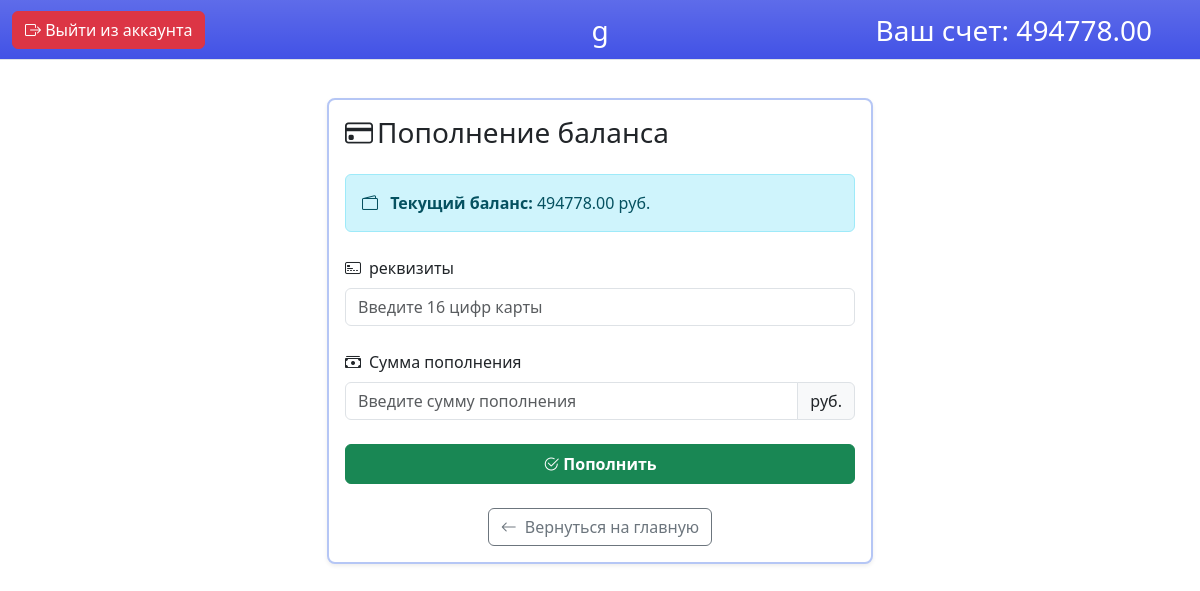
Before: /student/top_up/ (signed in) with the older database file.
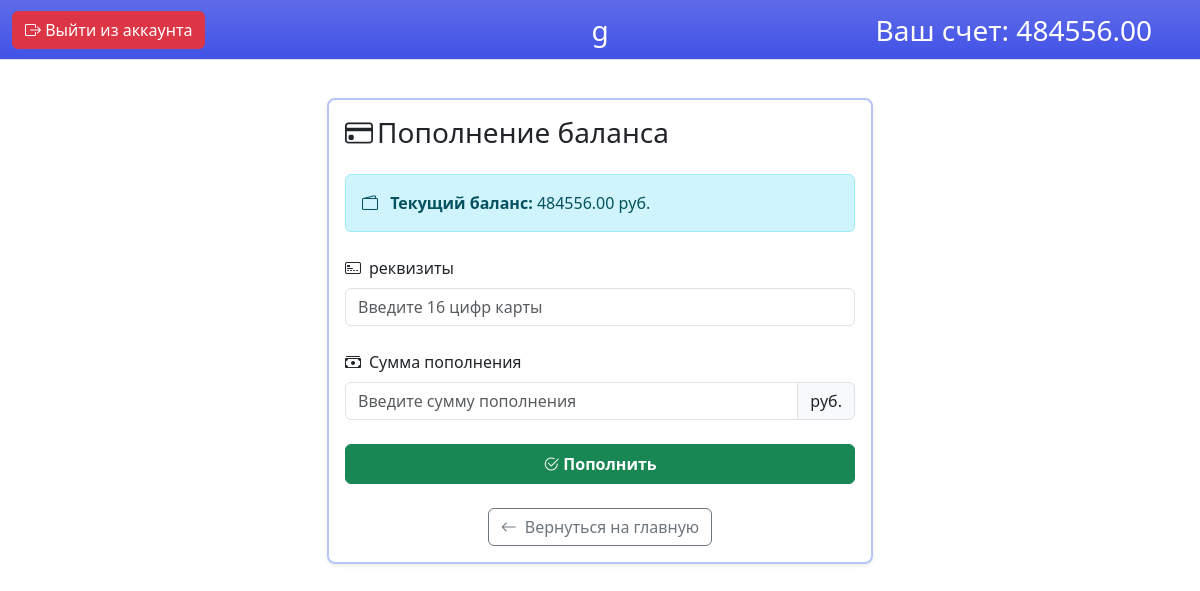
After: the same page with the newer database file.
### main/models.py (models this page shows, shortened)
class User(AbstractBaseUser, PermissionsMixin):
    name = models.CharField(max_length=255, verbose_name="ФИО пользователя")
    login = models.CharField(max_length=100, unique=True)
    role = models.ForeignKey(Role, on_delete=models.PROTECT, related_name="users", default=1)
    is_active = models.BooleanField(default=True)
    is_staff = models.BooleanField(default=False)
    USERNAME_FIELD = 'login'
    REQUIRED_FIELDS = ['name']
    objects = CustomUserManager()

### student/models.py (models this page shows, shortened)
class Student(models.Model):
    user = models.OneToOneField('main.User', on_delete=models.CASCADE, related_name="student_profile")
    money = models.DecimalField(max_digits=10, decimal_places=2, default=0.00)
    date = models.DateField(null=True, blank=True, verbose_name="Дата окончания абонемента")

### student/views.py (the view)
# urls.py: path("top_up/", views.top_up, name="top_up"),
def top_up(request: HttpRequest) -> HttpResponse:
    if not request.user.is_authenticated:
        return redirect('login')
    user_role_id = request.user.role.id if request.user.role else None
    if user_role_id != 2:
        return HttpResponseForbidden("Доступ запрещен: вы не являетесь учеником.")
    try:
        student = request.user.student_profile
    except:
        return redirect('login')
    if request.method == "POST":
        form = TopUpForm(request.POST)
        if form.is_valid():
            with transaction.atomic():
                summa = form.cleaned_data['summa']
                if not isinstance(summa, Decimal):
                    summa = Decimal(str(summa))
                student.money += summa
                student.save()
                return redirect('main_page')
    else:
        form = TopUpForm()
    return render(request, "student/top_up.html", {"form": form})

### templates/student/top_up.html (shortened to what this page needs)
{% extends "base/base_student.html" %}
{% block main %}
<div class="container mt-5" style="padding-top: 50px;">
    <div class="row justify-content-center">
        <div class="col-md-6">
            <div class="card border-2 border-color border-opacity-25 shadow-sm rounded-3">
                <div class="card-body">
                    <h3 class="card-title mb-4">
                        <i class="bi bi-credit-card me-1"></i>Пополнение баланса
                    </h3>
                <div class="alert alert-info mb-4">
                    <i class="bi bi-wallet2 me-2"></i>
                    <strong>Текущий баланс:</strong> {{ request.user.student_profile.money }} руб.
                </div>
            <form method="post" novalidate>
                <div class="mb-4">
                    <label class="form-label fw-medium"><i class="bi bi-credit-card-2-front me-2"></i>{{ form.requisites.label }}</label>
                    {{ form.requisites }}
                </div>
                <div class="mb-4">
                    <label class="form-label fw-medium"><i class="bi bi-cash-stack me-2"></i>{{ form.summa.label }}</label>
                    <div class="input-group">
                            {{ form.summa }}
                            <span class="input-group-text">руб.</span>
                        </div>
                </div>
                <div class="mt-3">
                    <div class="d-grid gap-2">
                        <button type="submit" class="btn btn-success py-1 fw-bold" style="height: 40px;"><i class="bi bi-check2-circle me-1"></i>Пополнить</button>
                    </div>
                    <div class="text-center mt-3">
                        <a href="{% url 'main_page' %}" class="btn btn-outline-secondary mt-2"><i class="bi bi-arrow-left me-2"></i>Вернуться на главную</a>
                    </div>
                </div>
            </form>
        </div>
    </div>
</div>
{% endblock %}

### templates/base/base_student.html (shortened to what this page needs)
<!DOCTYPE html>
<html lang="ru">
<head>
</head>
<body>
        <link href="https://cdn.jsdelivr.net/npm/bootstrap@5.3.8/dist/css/bootstrap.min.css" rel="stylesheet">
        <link rel="stylesheet" href="https://cdn.jsdelivr.net/npm/bootstrap-icons@1.10.0/font/bootstrap-icons.css">
    <main>
            <nav class="navbar bg-top bg-gradient text-white fixed-top border-bottom py-2" style="min-height: 60px;">
                <div class="container-fluid d-flex justify-content-between align-items-center position-relative">
                    <p class="fs-3 text-center position-absolute top-50 start-50 translate-middle mb-0">
                        {{ user.name }}
                    </p>
                    <p class="fs-3 text-center position-absolute top-50 end-0 translate-middle-y me-5">
                        Ваш счет: {{ user.student_profile.money }}
                    </p>
                    <a href="{% url 'logout' %}" class="btn btn-danger"><i class="bi bi-box-arrow-right"></i> Выйти из аккаунта</a>
                </div>
            </nav>
        {% block main %}
        {% endblock %}
    </main>
</body>
</html>

Changed rows visible on the page:
changed through a linked row, User: student_profile.money "494778.00" → "484556.00"; user.student_profile.money "494778.00" → "484556.00"
